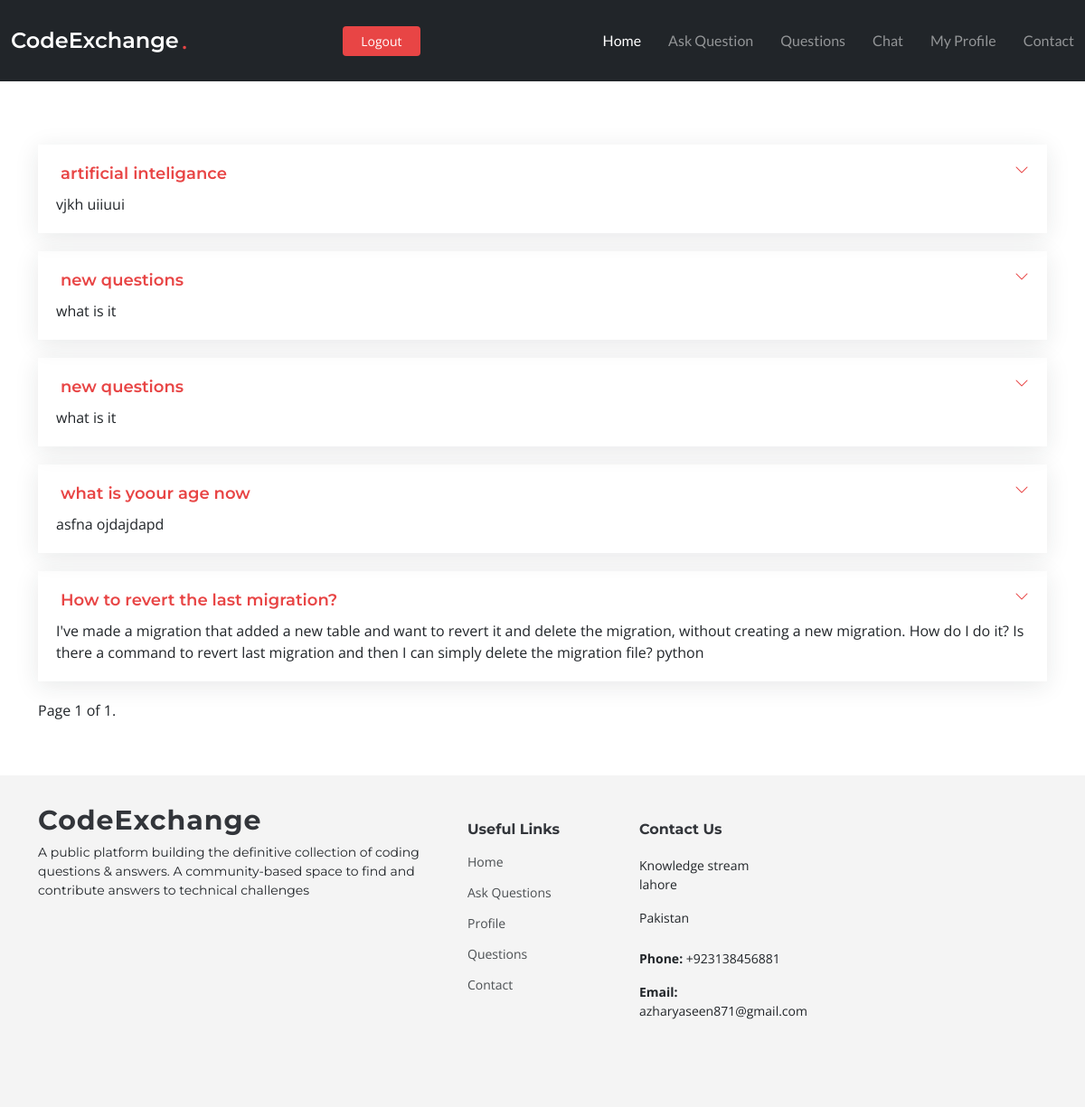
/user_posts/2 (signed in), run on an earlier commit of the app's database.
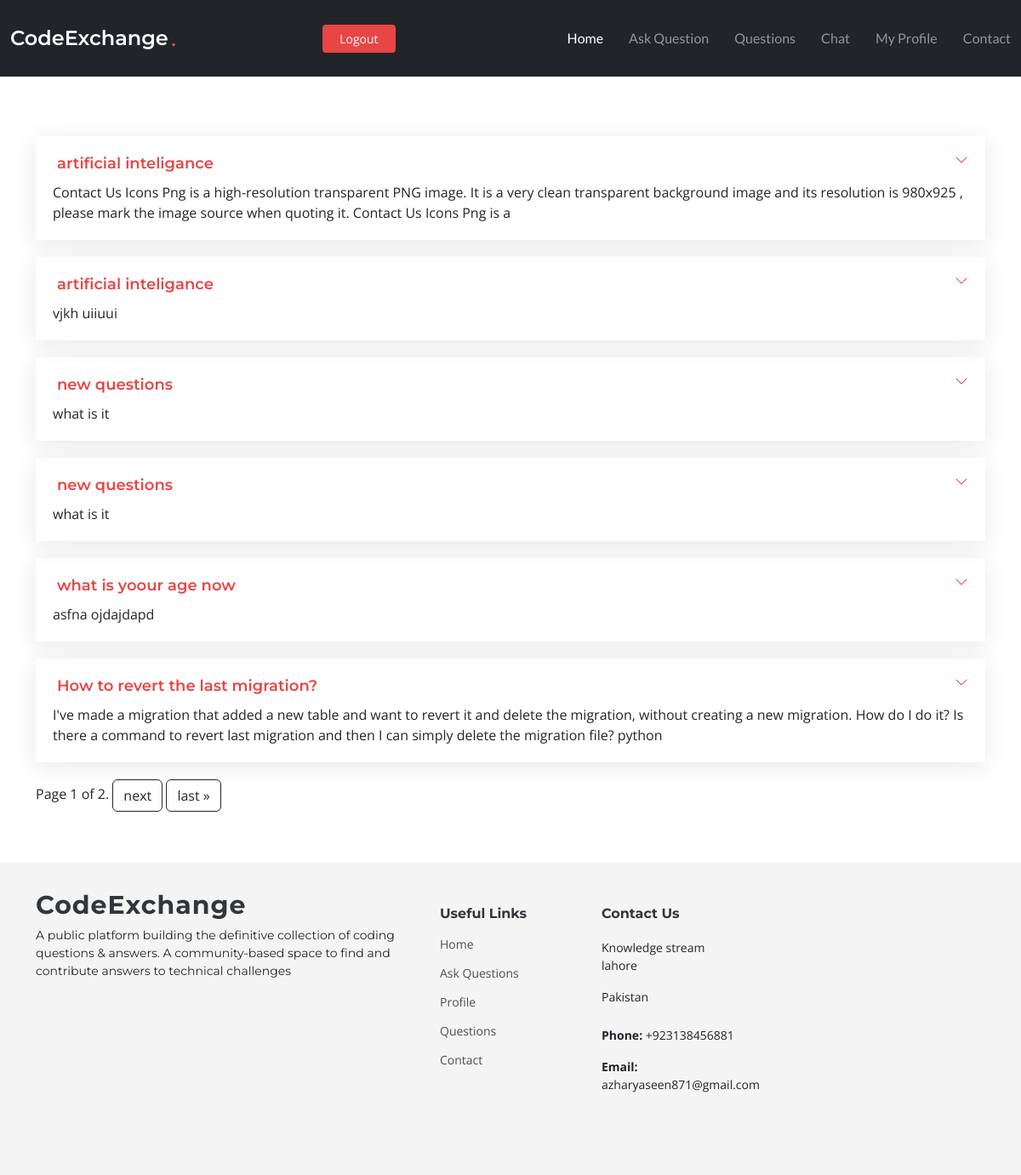
And on a later commit of the database.
### app/models.py (models this page shows, shortened)
class Questions(models.Model):
    user = models.ForeignKey(User, on_delete=models.CASCADE)
    title = models.CharField(max_length=1000)
    content = HTMLField()
    likes = models.ManyToManyField(User, related_name='like')
    date_created = models.DateTimeField(default=timezone.now)
    image = models.ImageField(upload_to='question_pic', blank=True, null=True)

### app/views.py (the view)
# urls.py: path("user_posts/<int:id>", views.user_posts, name="user_posts"),
@login_required(login_url='login')
def user_posts(request,id):
    user = get_object_or_404(User, pk= id)
    question_asked = Questions.objects.filter(user=user.id).order_by('-date_created')
    paginator = Paginator(question_asked, 5)
    page_number = request.GET.get("page")
    page_obj = paginator.get_page(page_number)
    return render(request, 'app/user_posts.html',{'question_asked':question_asked,'page_obj': page_obj})

### app/templates/app/user_posts.html (shortened to what this page needs)
{% extends 'base.html' %}
{% block content %}
{% if question_asked %}
  <body>
    <section id="faq" class="faq">
      <div class="container" style="margin-top: 100px;">
          <div class="" data-aos="fade-up" data-aos-delay="200">
            <div class="faq-container">
              {% for question in question_asked %}
              <div class="faq-item faq-active">
                <a href="{% url 'detail' question.id %}"> <h3> <span>{{ question.title }}</span></h3></a>
                <div class="faq-content">
                  <p>{{ question.content }}</p>
                </div>
                <i class="faq-toggle bi bi-chevron-right"></i>
              </div>
              {% endfor %}
              {% include "app/includes/paginator.html" %}
            </div>
          </div>
        </div>
    </section>
    {% else %}
    <p style="margin-top: 100px;">
        no liked post yet ...
  </p>
    {% endif %}
  </body>
  {% endblock content %}

What changed in the data, as far as the page shows it:
added Questions: title "artificial inteligance", content "Contact Us Icons Png is a high-resolution transparent PNG image. It is a very clean transparent background image and its resolution is 980x925 , please mark the image source when quoting it. Contact Us Icons Png is a"
Also different on the page:
{{ page_obj.paginator.num_pages }}: "1" → "2"
text now shown: "next last »"
